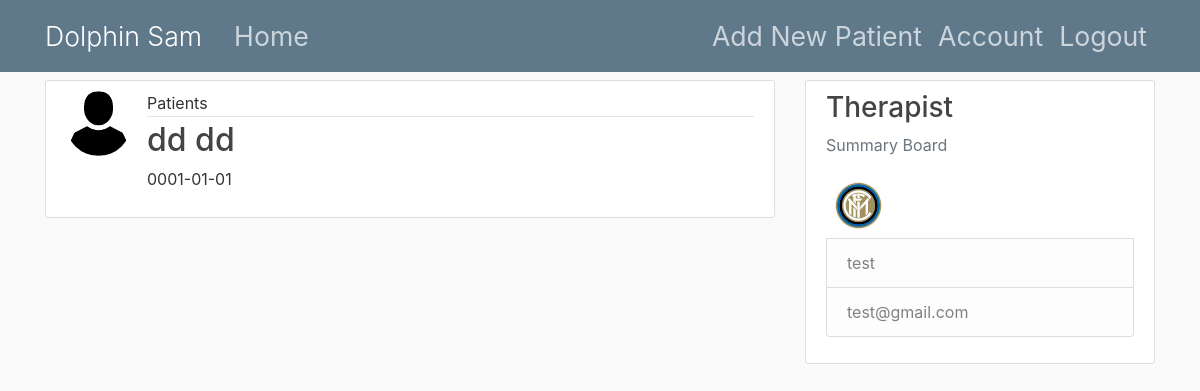
The page /home (signed in) on the database as committed earlier.
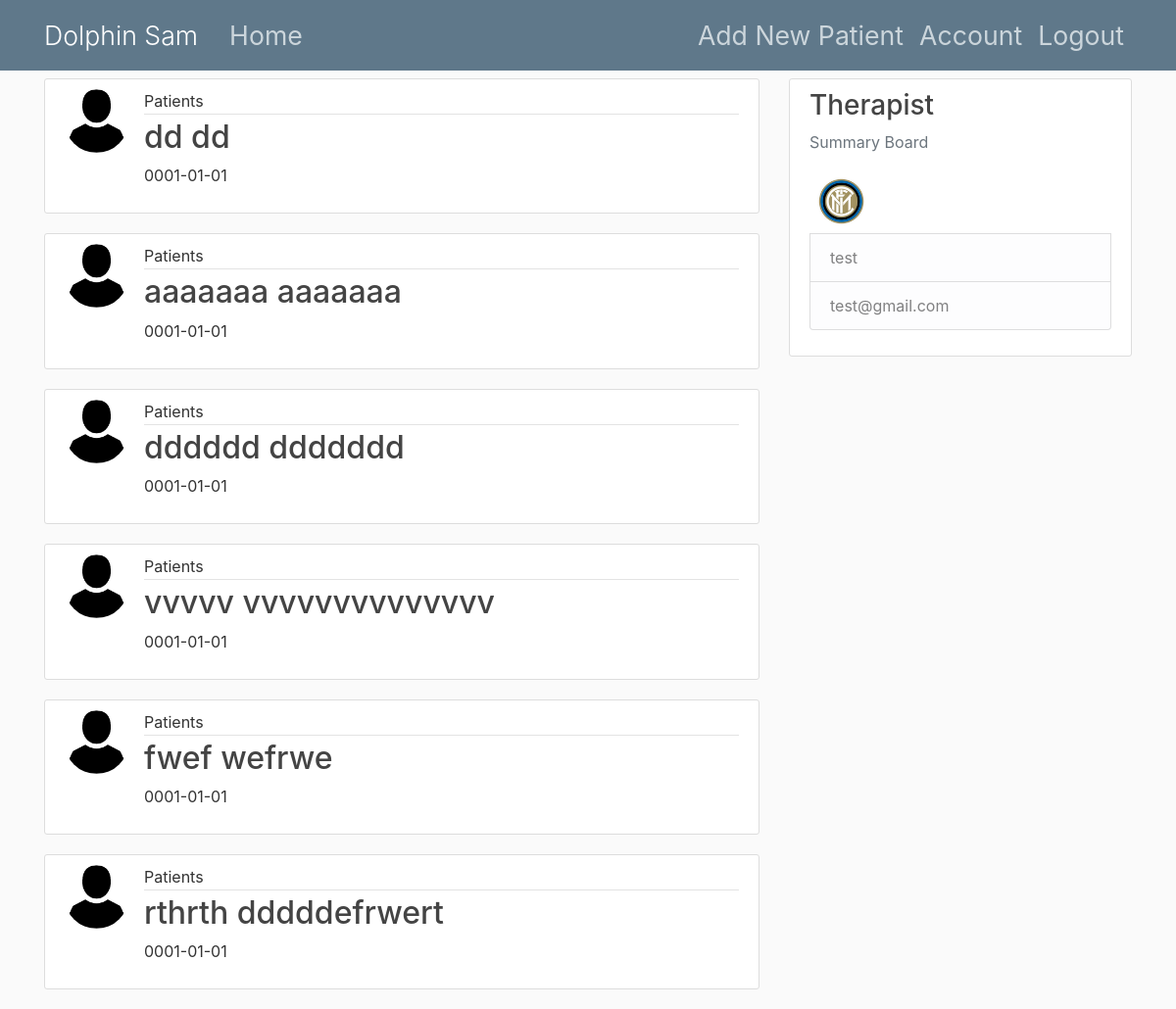
The same page on the database as committed later.
### server/models.py (models this page shows, shortened)
class Patient(db.Model):
    id = db.Column(db.Integer, primary_key=True)
    last_name = db.Column(db.String(20), nullable=False)
    first_name = db.Column(db.String(20), nullable=False)
    date_of_birth = db.Column(db.Date, nullable=False)
    type_of_disability = db.Column(db.String(50), nullable=False)
    comment = db.Column(db.String(250))
    image_file = db.Column(db.String(20), nullable=False, default='default_user.jpg')
    user_id = db.Column(db.Integer, db.ForeignKey('user.id'), nullable=False)
    levels_run = db.relationship('LevelRun', lazy=True)
    levels_search = db.relationship('LevelSearch', lazy=True)
    sessions = db.relationship('Session', lazy=True)

class User(db.Model, UserMixin):
    id = db.Column(db.Integer, primary_key=True)
    username = db.Column(db.String(20), unique=True, nullable=False)
    email = db.Column(db.String(120), unique=True, nullable=False)
    image_file = db.Column(db.String(20), nullable=False, default='default.jpg')
    password = db.Column(db.String(60), nullable=False)
    patients = db.relationship('Patient', backref='therapist', lazy=True)

### server/routes.py (the view)
@app.route("/")
@app.route("/home")  # route decoder to navigate our web application. In this case the slash / is simply the root
def home():
    if current_user.is_authenticated:
        if len(current_user.patients) > 0:
            patients = current_user.patients
            for p in patients:
                print('patient_id {}'.format(p.id))
                print(type(p.id))
            return render_template('home.html', patients=patients)
    return render_template('layout_home.html')

### server/models.py (called while the page is built)
@login_manager.user_loader
def load_user(user_id):
    return User.query.get(int(user_id))

### server/templates/home.html
{% extends "layout_wo_footer.html" %}
{% block content %}
{% for patient in patients %}
    <article class="media content-section">
        <img class="rounded-circle article-img" src="{{ url_for('static', filename='profile_pics/' + patient.image_file) }}">
        <div class="media-body">
            <div class="article-metadata">
                <a class="mr-2">Patients</a>
            </div>
            <h2><a class="article-title" href="{{ url_for('patient', id_p=patient.id) }}">{{ patient.first_name }} {{ patient.last_name }}</a></h2>
            <p class="article-content">{{ patient.date_of_birth }}</p>
        </div>
    </article>
{% endfor %}
{% endblock content %}

### server/templates/layout_wo_footer.html (shortened to what this page needs)
<!DOCTYPE html>
<html>
<head>
    <link rel="stylesheet" href="https://maxcdn.bootstrapcdn.com/bootstrap/4.0.0/css/bootstrap.min.css">
    <link rel="stylesheet" type="text/css" href="{{ url_for('static', filename='main.css') }}">
</head>
<body>
<header class="site-header">
    <nav class="navbar navbar-expand-md navbar-dark bg-steel fixed-top">
        <div class="container">
            <a class="navbar-brand mr-4" href="/">Dolphin Sam</a>
            <div class="collapse navbar-collapse" id="navbarToggle">
                <div class="navbar-nav mr-auto">
                    <a class="nav-item nav-link" href="{{ url_for('home') }}">Home</a>
                </div>
                <div class="navbar-nav">
                    {% if current_user.is_authenticated %}
                    <a class="nav-item nav-link" href="{{ url_for('new_patient') }}">Add New Patient</a>
                    <a class="nav-item nav-link" href="{{ url_for('account') }}">Account</a>
                    <a class="nav-item nav-link" href="{{ url_for('logout') }}">Logout</a>
                    {% else %}
                    <a class="nav-item nav-link" href="{{ url_for('login') }}">Login</a>
                    <a class="nav-item nav-link" href="{{ url_for('register') }}">Register</a>
                    {% endif %}
                </div>
            </div>
        </div>
    </nav>
</header>
<main role="main" class="container">
    <div class="row">
        <div class="col-md-8">
            {% block content %}{% endblock %}
        </div>
        <div class="col-md-4">
            <div class="content-section">
                <h3>Therapist</h3>
                <p class='text-muted'>Summary Board
                <ul class="list-group">
                    {% if current_user.is_authenticated %}
                    <img class="rounded-circle article-img" src="{{ url_for('static', filename='profile_pics/' + current_user.image_file) }}">
                    <li class="list-group-item list-group-item-light"> {{ current_user.username }} </li>
                    <li class="list-group-item list-group-item-light"> {{ current_user.email }} </li>
                    {% else %}
                    <li class="list-group-item list-group-item-light">Username</li>
                    <li class="list-group-item list-group-item-light">Email</li>
                    {% endif %}
                </ul>
                </p>
            </div>
        </div>
    </div>
</main>
</body>
</html>

### server/static/main.css (style rules this page uses)
body { background: #fafafa; color: #333333; margin-top: 5rem; }
h1, h2, h3, h4, h5, h6 { color: #444444; }
.bg-steel { background-color: #5f788a; }
.site-header .navbar-nav .nav-link { color: #cbd5db; font-size: 20pt; }
.site-header .navbar-brand { font-size: 20pt; font-weight: 300; }
.content-section { background: #ffffff; padding: 10px 20px; border: 1px solid #dddddd; border-radius: 3px; margin-bottom: 20px; }
.article-title { color: #444444; }
.article-content { white-space: pre-line; }
.article-img { height: 65px; width: 65px; margin-right: 16px; }
.article-metadata { padding-bottom: 1px; margin-bottom: 4px; border-bottom: 1px solid #e3e3e3 }

Rows that differ between the two databases and show on the page:
added Patient: image_file (placeholder picture), first_name "aaaaaaa", last_name "aaaaaaa", date_of_birth "0001-01-01"
added Patient: image_file (placeholder picture), first_name "dddddd", last_name "ddddddd", date_of_birth "0001-01-01"
added Patient: image_file (placeholder picture), first_name "vvvvv", last_name "vvvvvvvvvvvvvv", date_of_birth "0001-01-01"
added Patient: image_file (placeholder picture), first_name "fwef", last_name "wefrwe", date_of_birth "0001-01-01"
added Patient: image_file (placeholder picture), first_name "rthrth", last_name "dddddefrwert", date_of_birth "0001-01-01"
